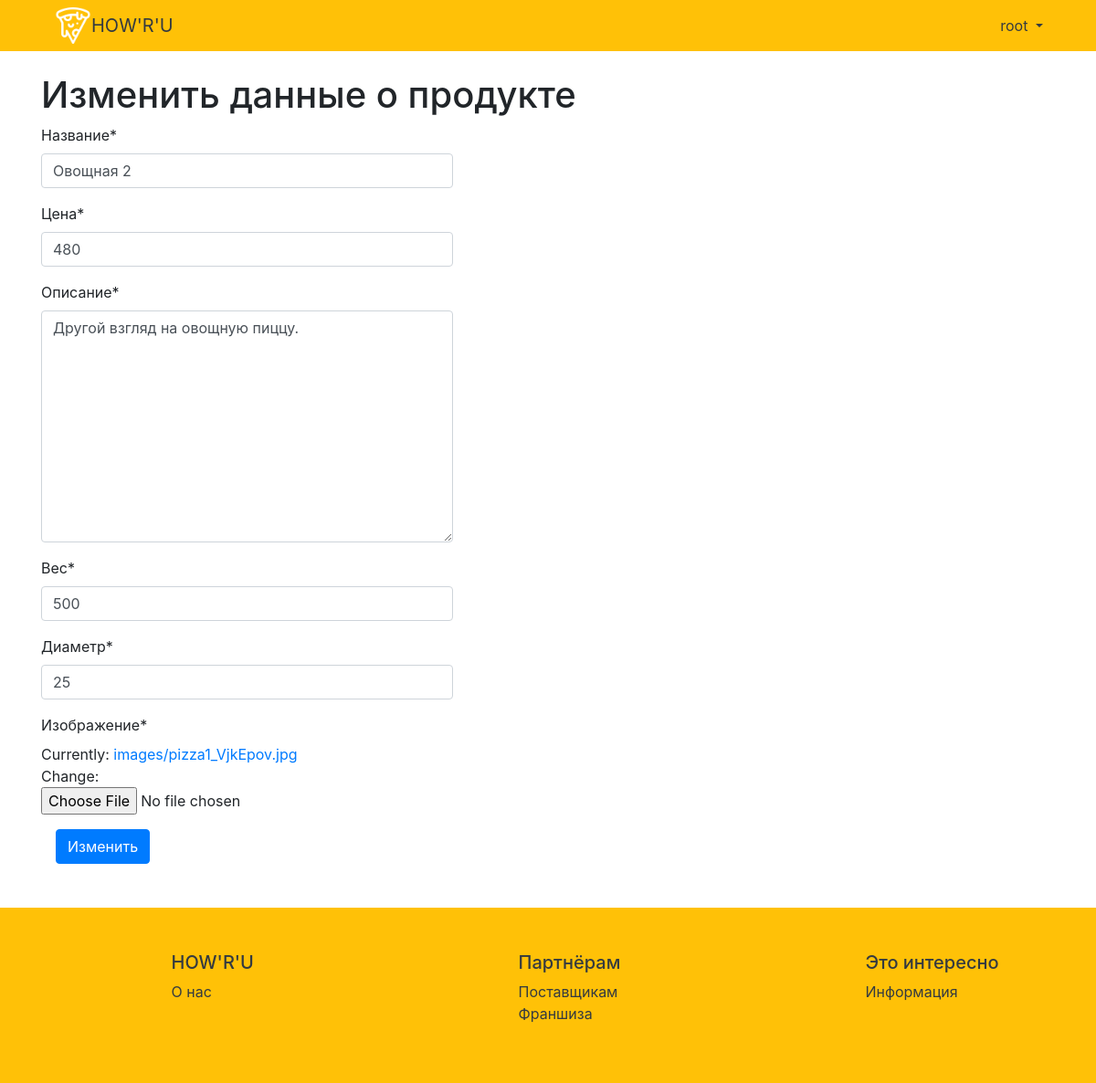
/26/edit/ (signed in), run on an earlier commit of the app's database.
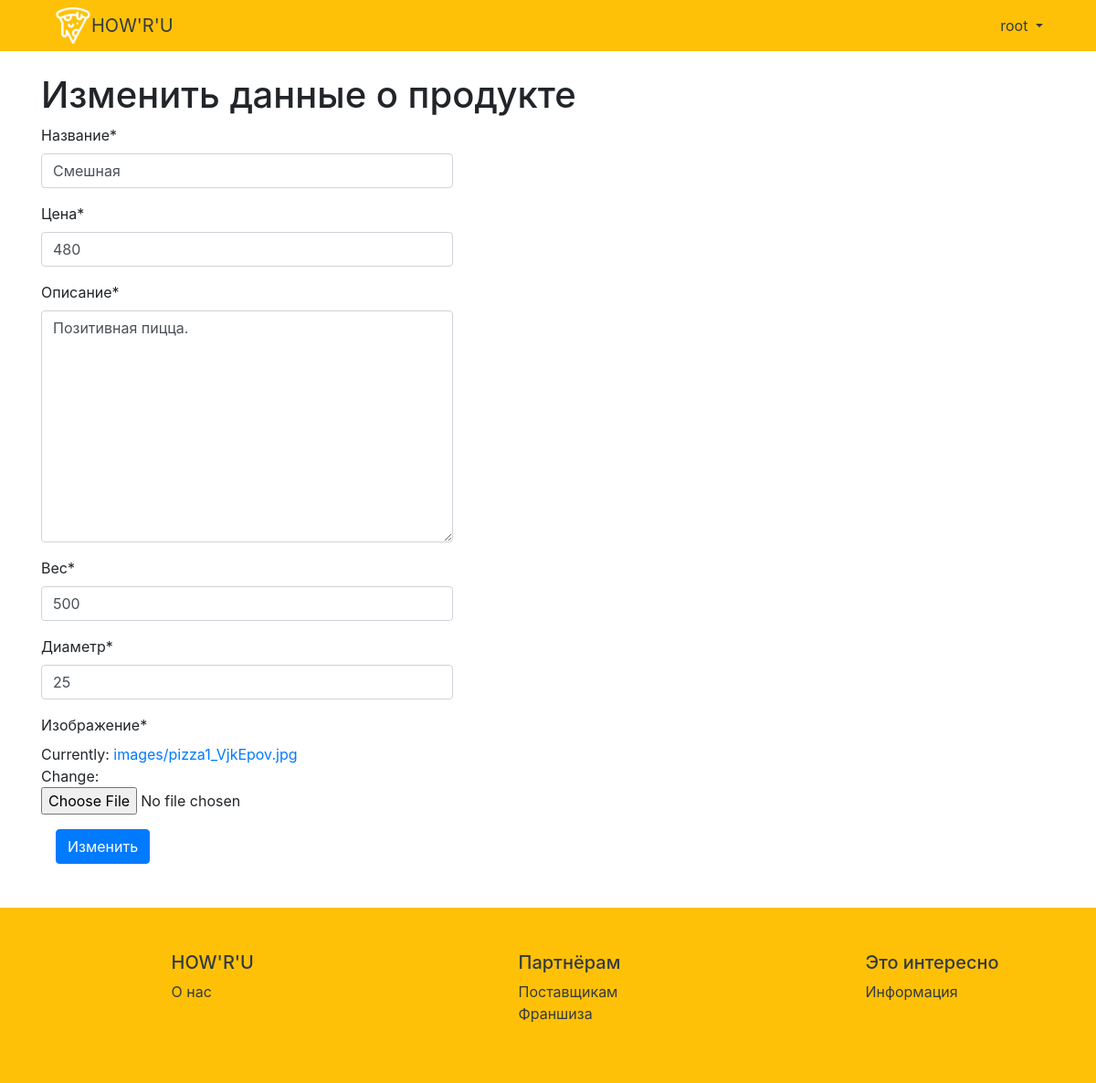
And on a later commit of the database.
### users/models.py (models this page shows)
class CustomUser(AbstractUser):
    firstName = models.CharField(verbose_name='Имя', null=True, max_length=30)
    secondName = models.CharField(verbose_name='Фамилия', null=True, max_length=30)
    phoneNumber = PhoneField(verbose_name='Номер телефона', blank=True)
    address = models.CharField(verbose_name='Адрес', null=True, max_length=30)
    roleId = models.IntegerField(null=True, default=0)

### product/models.py (models this page shows, shortened)
class Product(models.Model):
    name = models.CharField(max_length=24, verbose_name="Название")
    price = models.IntegerField(validators=[MaxValueValidator(9999, message="Не может быть больше, чем 9999")], verbose_name="Цена")
    description = models.TextField(null=True, max_length=110, verbose_name="Описание")
    weight = models.IntegerField(validators=[MaxValueValidator(1000, message="Не может быть больше, чем 1000")], verbose_name="Вес")
    cm = models.IntegerField(default=25, validators=[MaxValueValidator(40, message="Не может быть больше, чем 40")], verbose_name="Диаметр")
    image = models.ImageField(upload_to='images', null=True, verbose_name="Изображение")

### product/views.py (the view)
# urls.py: path('<int:pk>/edit/', views.ProductUpdateView.as_view(), name='product_edit'),
class ProductUpdateView(LoginRequiredMixin, UpdateView):
    model = models.Product
    fields = ['name', 'price', 'description', 'weight', 'cm', 'image']
    template_name = 'product_edit.html'
    login_url = 'login'

### templates/product_edit.html (shortened to what this page needs)
<!DOCTYPE html>
<html lang="en">
<head>
</head>
<body>
  {% extends 'base.html' %}
  {% load crispy_forms_tags %}
  {% block content %}
  <div class="container">
      <h1>Изменить данные о продукте</h1>
            <div style="display:inline-block;">
                <form method="post" enctype="multipart/form-data">
                    {{ form|crispy }}
                    <button class="btn btn-primary ml-3" type="submit">Изменить</button>
                </form>
            </div>
  </div>
  {% endblock %}

### templates/base.html (shortened to what this page needs)
<!DOCTYPE html>
<html lang="en">
{% load static %}
<head>
    <link rel="stylesheet" href="https://maxcdn.bootstrapcdn.com/bootstrap/4.0.0/css/bootstrap.min.css"
/>
</head>
<body style="height: 100%">
        <nav class="navbar navbar-expand-md navbar-warning bg-warning mb-4">
            <div class="container" style="padding-right: 20px; padding-left: 30px;">
                <img src="{% static '/image/logo.png/' %}" class="d-block" style="height: 40px;">
                <a class="navbar-brand text-dark" href="{% url 'product_list'%}">HOW'R'U</a>
                    <div class="collapse navbar-collapse" id="navbarCollapse">
                            {% if user.is_authenticated %}
                                <ul class="navbar-nav ml-auto">
                                    <li class="nav-item">
                                        <div class="dropdown">
                                          <a class="nav-link dropdown-toggle text-dark" href="#" id="dropdownMenuButton" data-toggle="dropdown" aria-haspopup="true" aria-expanded="false">
                                              {{ user }}
                                          </a>
                                        </div>
                                    </li>
                                </ul>
                            {% endif %}
                    </div>
            </div>
        </nav>
        {% block content %}
        {% endblock %}
        <footer class="bd-footer py-4 py-md-5 mt-5 bg-warning">
            <div class="container">
                <div class="row justify-content-around">
                    <div class="col-6 col-lg-2 offset-lg-1 mb-3 text-muted">
                        <h5 class="text-dark">HOW'R'U</h5>
                        <a href="" class="text-dark">О нас</a>
                    </div>
                    <div class="col-6 col-lg-2 offset-lg-1 mb-3 text-muted">
                        <h5 class="text-dark">Партнёрам</h5>
                        <a href="" class="text-dark">Поставщикам</a>
                        <a href="" class="text-dark">Франшиза</a>
                    </div>
                    <div class="col-6 col-lg-2 offset-lg-1 mb-3 text-muted">
                        <h5 class="text-dark">Это интересно</h5>
                        <a href="" class="text-dark">Информация</a>
                    </div>
                </div>
            </div>
        </footer>
</body>
</html>

What changed in the data, as far as the page shows it:
changed Product: name "Овощная 2" → "Смешная"; description "Другой взгляд на овощную пиццу." → "Позитивная пицца."
